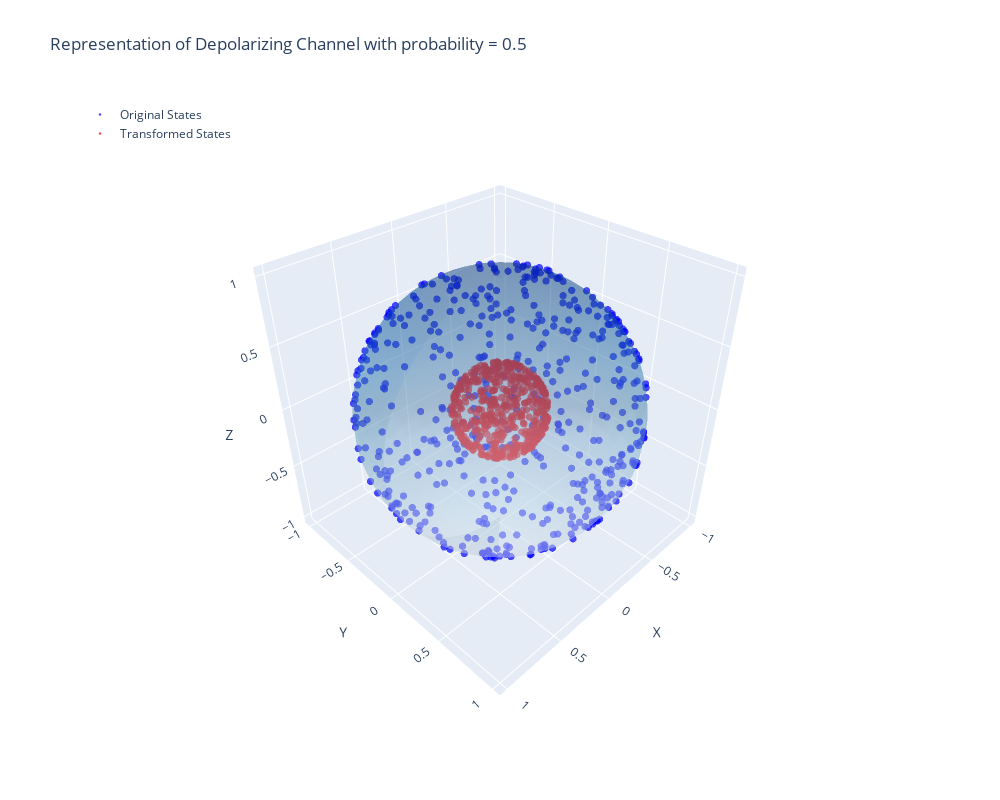

The code cell stored with this chart in its notebook:
### Code cell
num_samples = 500
p = 0.5
transformation = lambda rho: apply_quantum_channel(rho, depolarizingKrausOperators(p))
rhosVect, sigmasVect = generateData("pure", num_samples, transformation)
interactivePlot(rhosVect, sigmasVect, ["Original States", "Transformed States"], f"Representation of Depolarizing Channel with probability = {p}", False)

### Figure 1 — Plotly figure (JSON) as saved in the notebook; plotly's stock layout.template omitted (floating-point values rounded to 4 significant figures; data arrays with more than 128 entries replaced by an {"elided": "..."} marker saying what was removed)
{"data": [{"marker": {"color": "blue", "opacity": 0.7, "size": 2.5}, "mode": "markers", "name": "Original States", "type": "scatter3d", "x": {"elided": "500 float values"}, "y": {"elided": "500 float values"}, "z": {"elided": "500 float values"}}, {"marker": {"color": "red", "opacity": 0.7, "size": 2.5}, "mode": "markers", "name": "Transformed States", "type": "scatter3d", "x": {"elided": "500 float values"}, "y": {"elided": "500 float values"}, "z": {"elided": "500 float values"}}, {"colorscale": [[0, "rgb(247,251,255)"], [0.125, "rgb(222,235,247)"], [0.25, "rgb(198,219,239)"], [0.375, "rgb(158,202,225)"], [0.5, "rgb(107,174,214)"], [0.625, "rgb(66,146,198)"], [0.75, "rgb(33,113,181)"], [0.875, "rgb(8,81,156)"], [1, "rgb(8,48,107)"]], "opacity": 0.3, "showscale": false, "type": "surface", "x": {"elided": "30x30 float values"}, "y": {"elided": "30x30 float values"}, "z": {"elided": "30x30 float values"}}], "layout": {"height": 800, "legend": {"x": 0, "y": 1}, "scene": {"aspectmode": "auto", "aspectratio": {"x": 1.0, "y": 0.9984, "z": 1.001}, "camera": {"center": {"x": 0, "y": 0, "z": 0}, "eye": {"x": 1.403, "y": 1.403, "z": 1.403}, "projection": {"type": "perspective"}, "up": {"x": 0, "y": 0, "z": 1}}, "xaxis": {"title": {"text": "X"}, "type": "linear"}, "yaxis": {"title": {"text": "Y"}, "type": "linear"}, "zaxis": {"title": {"text": "Z"}, "type": "linear"}}, "title": {"text": "Representation of Depolarizing Channel with probability = 0.5"}, "width": 1000}}
